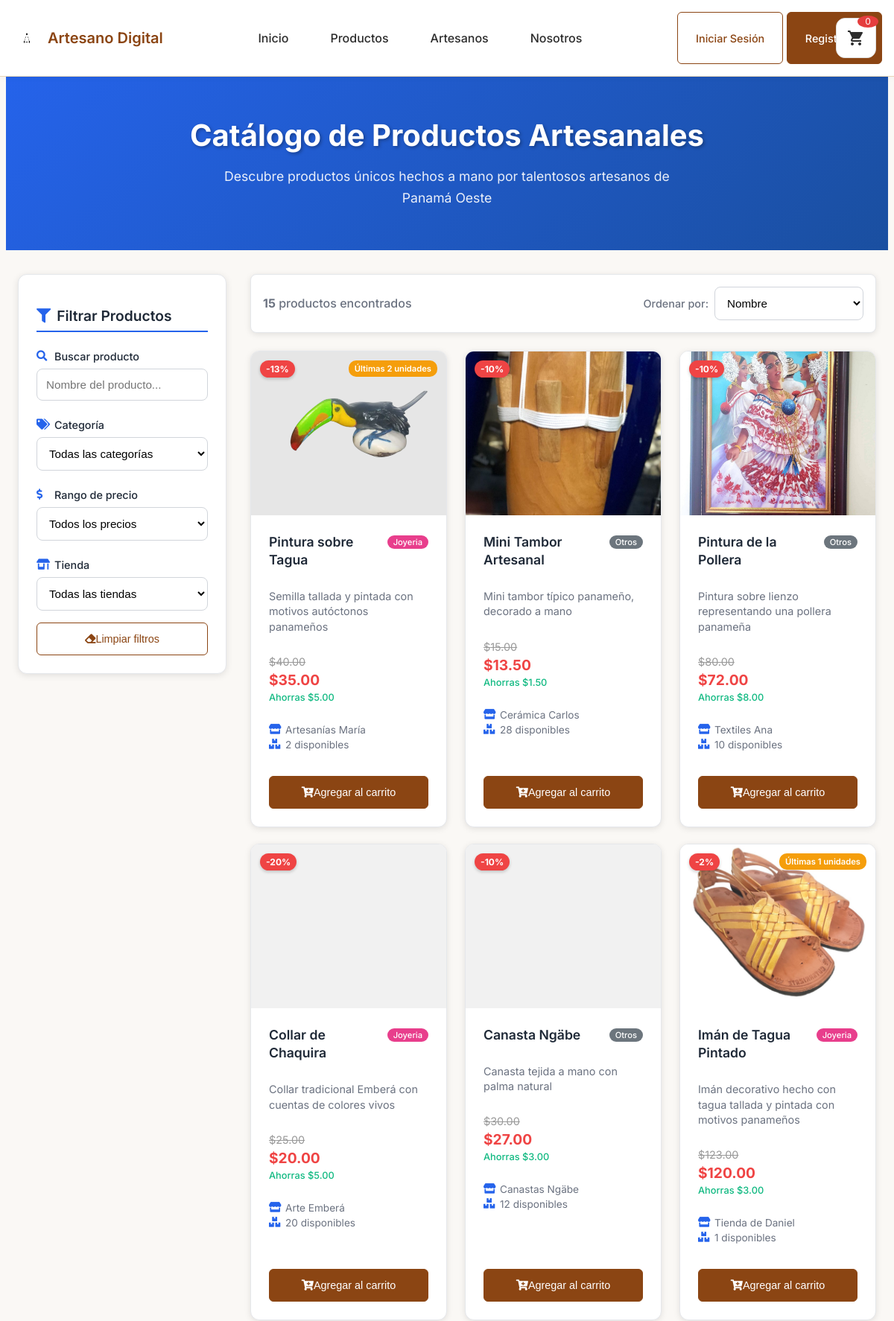
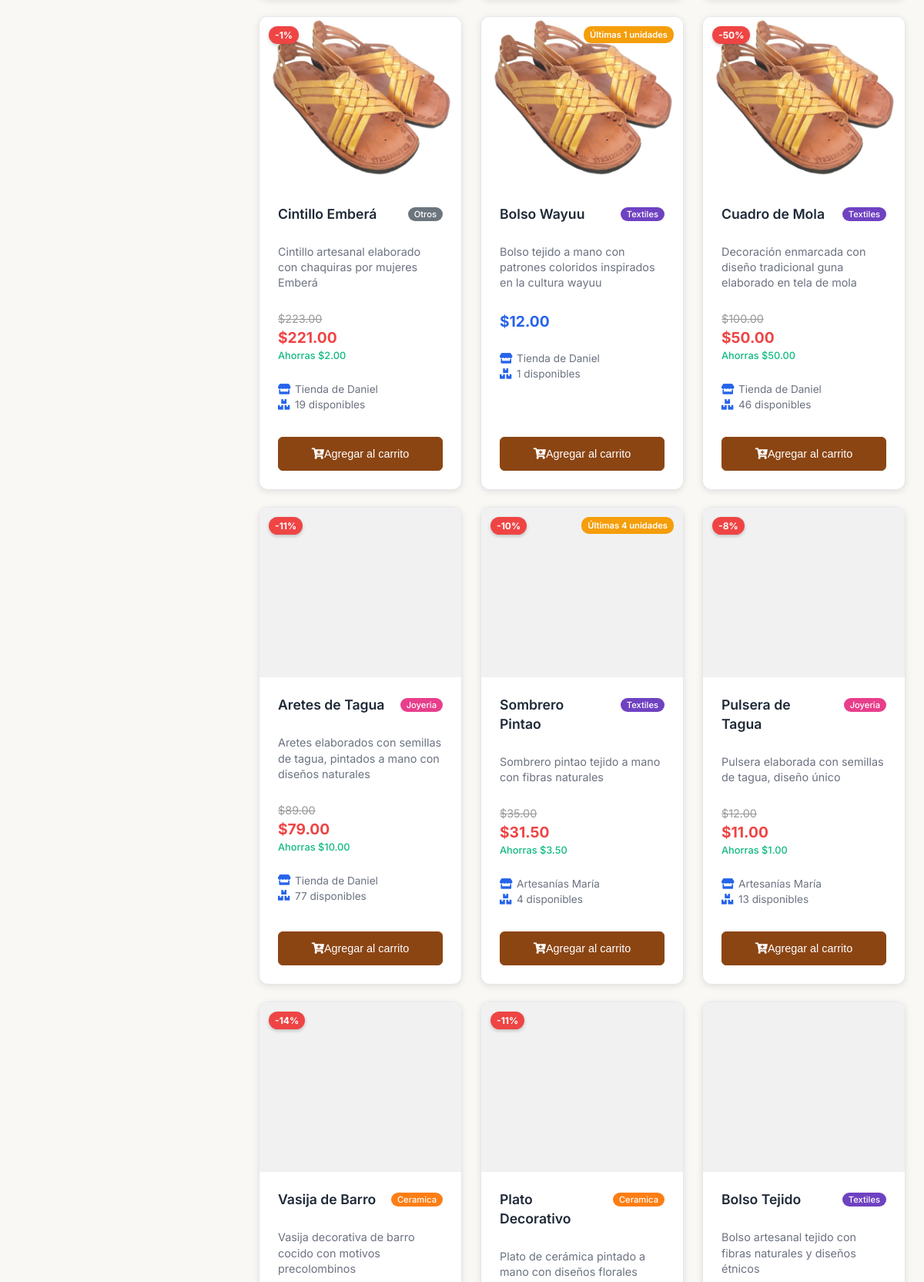
The page /productos (upper part) on the database its author committed (2 pictures, top to bottom).
### tables this page shows
CREATE TABLE `productos` (
  `id_producto` int(11) NOT NULL,
  `id_tienda` int(11) NOT NULL,
  `nombre` varchar(100) NOT NULL,
  `descripcion` text DEFAULT NULL,
  `precio` decimal(10,2) NOT NULL,
  `descuento` decimal(10,2) DEFAULT 0.00,
  `imagen` varchar(255) DEFAULT NULL,
  `stock` int(11) DEFAULT 0,
  `activo` tinyint(1) DEFAULT 1,
  `fecha_creacion` datetime DEFAULT current_timestamp()
);

CREATE TABLE `tiendas` (
  `id_tienda` int(11) NOT NULL,
  `id_usuario` int(11) NOT NULL,
  `nombre_tienda` varchar(100) NOT NULL,
  `descripcion` text DEFAULT NULL,
  `imagen_logo` varchar(255) DEFAULT NULL,
  `fecha_creacion` datetime DEFAULT current_timestamp()
);

### controllers/ControladorProductos.php (called while the page is built, shortened)
<?php
require_once dirname(__FILE__) . '/../models/Producto.php';
class ControladorProductos
{
    private $modeloProducto;
    public function __construct()
    {
        $this->modeloProducto = new Producto();
    }
    public function mostrarCatalogo()
    {
        $productos = $this->modeloProducto->obtenerTodos();
        include 'views/productos/catalogo.php';
    }
}

### config/Database.php (called while the page is built, shortened)
<?php
class Database
{
    private static ?Database $instancia = null;
    private ?PDO $conexion = null;
    private string $host;
    private string $baseDatos;
    private string $usuario;
    private string $contrasena;
    private string $charset;
    private function __construct()
    {
        $this->host = $_ENV['DB_HOST'] ?? 'localhost';
        $this->baseDatos = $_ENV['DB_DATABASE'] ?? 'artesano_digital';
        $this->usuario = $_ENV['DB_USERNAME'] ?? 'root';
        $this->contrasena = $_ENV['DB_PASSWORD'] ?? '';
        $this->charset = $_ENV['DB_CHARSET'] ?? 'utf8mb4';
    }
    public static function obtenerInstancia(): Database
    {
        if (self::$instancia === null) {
            self::$instancia = new self();
        }
        return self::$instancia;
    }
    private function conectar(): void
    {
        try {
            $dsn = "mysql:host={$this->host};dbname={$this->baseDatos};charset={$this->charset}";
            $opciones = [
                PDO::ATTR_ERRMODE => PDO::ERRMODE_EXCEPTION,
                PDO::ATTR_DEFAULT_FETCH_MODE => PDO::FETCH_ASSOC,
                PDO::ATTR_EMULATE_PREPARES => false,
                PDO::MYSQL_ATTR_INIT_COMMAND => "SET NAMES {$this->charset}"
            ];
            $this->conexion = new PDO($dsn, $this->usuario, $this->contrasena, $opciones);
        } catch (PDOException $e) {
            throw new Exception("Error de conexión a base de datos: " . $e->getMessage());
        }
    }
    public function obtenerConexion(): PDO
    {
        return $this->conexion;
    }
}

### models/Producto.php (called while the page is built, shortened)
<?php
require_once dirname(__FILE__) . '/../config/Database.php';
class Producto
{
    private $conexion;
    public function __construct()
    {
        try {
            $database = Config\Database::obtenerInstancia();
            $this->conexion = $database->obtenerConexion();
        } catch (Exception $e) {
            $this->conexion = null;
            error_log("Error conectando BD: " . $e->getMessage());
        }
    }
    public function obtenerTodos()
    {
        try {
            $stmt = $this->conexion->prepare("
                SELECT
                    p.id_producto,
                    p.id_tienda,
                    p.nombre,
                    p.descripcion,
                    p.precio,
                    p.descuento,
                    p.imagen,
                    p.stock,
                    p.activo,
                    p.fecha_creacion,
                    t.nombre_tienda,
                    t.descripcion as descripcion_tienda,
                    t.imagen_logo,
                    u.id_usuario,
                    u.nombre as nombre_artesano,
                    u.correo,
                    u.telefono,
                    u.tipo_usuario
                FROM productos p
                INNER JOIN tiendas t ON p.id_tienda = t.id_tienda
                INNER JOIN usuarios u ON t.id_usuario = u.id_usuario
                WHERE p.activo = 1 AND p.stock > 0
                ORDER BY p.fecha_creacion DESC
            ");
            $stmt->execute();
            return $stmt->fetchAll(PDO::FETCH_ASSOC);
        } catch (Exception $e) {
            error_log("Error al obtener productos: " . $e->getMessage());
            return $this->obtenerDatosPrueba();
        }
    }
}

### views/productos/catalogo.php (the view, shortened to what this page needs)
<?php
$productosDecorados = [];
if (!empty($productos)) {
    foreach ($productos as $producto) {
        $precioFinal = $producto['precio'];
        $tieneDescuento = false;
        $porcentajeDescuento = 0;
        if (isset($producto['descuento']) && $producto['descuento'] > 0) {
            $tieneDescuento = true;
            $porcentajeDescuento = round(($producto['descuento'] / $producto['precio']) * 100);
            $precioFinal = $producto['precio'] - $producto['descuento'];
        }
        $categoria = determinarCategoria($producto['nombre'], $producto['descripcion'] ?? '');
        $productoData = [
            'id_producto' => $producto['id_producto'],
            'nombre' => $producto['nombre'],
            'descripcion' => $producto['descripcion'] ?? '',
            'precio' => $producto['precio'],
            'precio_final' => $precioFinal,
            'descuento' => $producto['descuento'] ?? 0,
            'porcentaje_descuento' => $porcentajeDescuento,
            'tiene_descuento' => $tieneDescuento,
            'imagen' => $producto['imagen'] ?? null,
            'stock' => $producto['stock'] ?? 0,
            'categoria' => $categoria,
            'nombre_tienda' => $producto['nombre_tienda'] ?? 'Tienda Artesanal',
            'nombre_artesano' => $producto['nombre_artesano'] ?? 'Artesano',
            'activo' => $producto['activo'] ?? 1
        ];
        if ($productoData['activo'] && $productoData['stock'] > 0) {
            $productosDecorados[] = $productoData;
        }
    }
}
function determinarCategoria($nombre, $descripcion) {
    $nombre_lower = strtolower($nombre);
    $desc_lower = strtolower($descripcion);
    if (strpos($nombre_lower, 'mola') !== false ||
        strpos($nombre_lower, 'huipil') !== false ||
        strpos($desc_lower, 'tejido') !== false ||
        strpos($nombre_lower, 'textil') !== false ||
        strpos($nombre_lower, 'bolso') !== false) {
        return 'textiles';
    }
    elseif (strpos($nombre_lower, 'vasija') !== false ||
           strpos($nombre_lower, 'ceramica') !== false ||
           strpos($desc_lower, 'ceramica') !== false ||
           strpos($nombre_lower, 'barro') !== false ||
           strpos($nombre_lower, 'plato') !== false) {
        return 'ceramica';
    }
    elseif (strpos($nombre_lower, 'pulsera') !== false ||
           strpos($nombre_lower, 'collar') !== false ||
           strpos($nombre_lower, 'joyeria') !== false ||
           strpos($desc_lower, 'joyeria') !== false ||
           strpos($nombre_lower, 'tagua') !== false) {
        return 'joyeria';
    }
    elseif (strpos($nombre_lower, 'sombrero') !== false ||
           strpos($nombre_lower, 'madera') !== false ||
           strpos($desc_lower, 'madera') !== false) {
        return 'tradicional';
    }
    return 'otros';
}
?>
<link rel="stylesheet" href="/artesanoDigital/assets/css/catalogo-productos.css">
<header class="catalogo-header">
    <div class="container">
        <h1 class="catalogo-titulo">
            Catálogo de Productos Artesanales
        </h1>
        <p class="catalogo-descripcion">
            Descubre productos únicos hechos a mano por talentosos artesanos de Panamá Oeste
        </p>
    </div>
</header>
<div class="container">
    <div class="catalogo-layout">
        <aside class="filtros-contenedor">
            <h3 class="filtros-titulo">
                <i class="fas fa-filter"></i>
                Filtrar Productos
            </h3>
            <div class="filtros-grid">
                <div class="filtro-grupo">
                    <label for="busqueda">
                        <i class="fas fa-search"></i>
                        Buscar producto
                    </label>
                    <input type="text" id="busqueda" class="input-busqueda" placeholder="Nombre del producto...">
                </div>
                <div class="filtro-grupo">
                    <label for="categoria">
                        <i class="fas fa-tags"></i>
                        Categoría
                    </label>
                    <select id="categoria" class="select-filtro">
                        <option value="">Todas las categorías</option>
                    </select>
                </div>
                <div class="filtro-grupo">
                    <label for="precio">
                        <i class="fas fa-dollar-sign"></i>
                        Rango de precio
                    </label>
                    <select id="precio" class="select-filtro">
                        <option value="">Todos los precios</option>
                    </select>
                </div>
                <div class="filtro-grupo">
                    <label for="tienda">
                        <i class="fas fa-store-alt"></i>
                        Tienda
                    </label>
                    <select id="tienda" class="select-filtro">
                        <option value="">Todas las tiendas</option>
                    </select>
                </div>
            </div>
            <div class="filtros-acciones">
                <button type="button" class="btn btn-outline" onclick="limpiarFiltros()">
                    <i class="fas fa-eraser"></i>
                    Limpiar filtros
                </button>
            </div>
        </aside>
        <main class="productos-contenido">
            <div class="productos-controles">
                <div class="productos-info">
                    <span class="productos-contador">
                        <strong id="contador-productos"><?= count($productosDecorados) ?></strong> productos encontrados
                    </span>
                </div>
                <div class="productos-ordenar">
                    <label for="ordenar">Ordenar por:</label>
                    <select id="ordenar" class="select-filtro" onchange="ordenarProductos()">
                        <option value="nombre">Nombre</option>
                    </select>
                </div>
            </div>
            <?php if (!empty($productosDecorados)): ?>
                <div class="productos-grid" id="productosGrid">
                    <?php foreach ($productosDecorados as $producto): ?>
                        <article class="producto-tarjeta"
                                data-nombre="<?= strtolower(htmlspecialchars($producto['nombre'])) ?>"
                                data-categoria="<?= htmlspecialchars($producto['categoria']) ?>"
                                data-precio="<?= htmlspecialchars($producto['precio_final']) ?>"
                                data-tienda="<?= htmlspecialchars($producto['nombre_tienda']) ?>">
                            <?php if ($producto['tiene_descuento']): ?>
                                <div class="badge-descuento">
                                    -<?= $producto['porcentaje_descuento'] ?>%
                                </div>
                            <?php endif; ?>
                            <?php if ($producto['stock'] <= 5): ?>
                                <div class="badge-stock">
                                    Últimas <?= $producto['stock'] ?> unidades
                                </div>
                            <?php endif; ?>
                            <div class="producto-imagen-contenedor">
                                <?php
                                $rutaImagen = '/artesanoDigital/public/placeholder.jpg';
                                if (!empty($producto['imagen'])) {
                                    if (strpos($producto['imagen'], 'public/') === 0 || strpos($producto['imagen'], 'uploads/') === 0) {
                                        $rutaImagen = '/artesanoDigital/' . $producto['imagen'];
                                    } else {
                                        $rutaImagen = '/artesanoDigital/uploads/productos/' . $producto['imagen'];
                                    }
                                }
                                ?>
                                <img src="<?= htmlspecialchars($rutaImagen) ?>"
                                     alt="<?= htmlspecialchars($producto['nombre']) ?>"
                                     class="producto-imagen"
                                     onerror="this.src='/artesanoDigital/public/placeholder.jpg'"
                                    <?php
                                    $imagenParaJS = '';
                                    if (!empty($producto['imagen'])) {
                                        if (strpos($producto['imagen'], 'public/') === 0 || strpos($producto['imagen'], 'uploads/') === 0) {
                                            $imagenParaJS = '/artesanoDigital/' . $producto['imagen'];
                                        } else {
                                            $imagenParaJS = '/artesanoDigital/uploads/productos/' . $producto['imagen'];
                                        }
                                    } else {
                                        $imagenParaJS = '/artesanoDigital/public/placeholder.jpg';
                                    }
                                    ?>
                            </div>
                            <div class="producto-info">
                                <div class="producto-header">
                                    <h3 class="producto-nombre"><?= htmlspecialchars($producto['nombre']) ?></h3>
                                    <div class="producto-categoria">
                                        <span class="categoria-tag categoria-<?= $producto['categoria'] ?>">
                                            <?= ucfirst($producto['categoria']) ?>
                                        </span>
                                    </div>
                                </div>
                                <p class="producto-descripcion">
                                    <?= htmlspecialchars(substr($producto['descripcion'], 0, 100)) ?><?= strlen($producto['descripcion']) > 100 ? '...' : '' ?>
                                </p>
                                <div class="producto-precios">
                                    <?php if ($producto['tiene_descuento']): ?>
                                        <span class="precio-original">$<?= number_format($producto['precio'], 2) ?></span>
                                        <span class="precio-descuento">$<?= number_format($producto['precio_final'], 2) ?></span>
                                        <small class="ahorro">Ahorras $<?= number_format($producto['descuento'], 2) ?></small>
                                    <?php else: ?>
                                        <span class="producto-precio">$<?= number_format($producto['precio'], 2) ?></span>
                                    <?php endif; ?>
                                </div>
                                <div class="producto-metadatos">
                                    <div class="tienda-info">
                                        <i class="fas fa-store"></i>
                                        <span><?= htmlspecialchars($producto['nombre_tienda']) ?></span>
                                    </div>
                                    <div class="stock-info">
                                        <i class="fas fa-boxes"></i>
                                        <span><?= $producto['stock'] ?> disponibles</span>
                                    </div>
                                </div>
                                <button type="button" class="btn btn-primary btn-agregar" onclick="agregarAlCarritoCompleto(<?= $producto['id_producto'] ?>, '<?= htmlspecialchars($producto['nombre']) ?>', <?= $producto['precio_final'] ?>, '<?= htmlspecialchars($imagenParaJS) ?>', 1, <?= $producto['stock'] ?>)">
                                    <i class="fas fa-cart-plus"></i>
                                    Agregar al carrito
                                </button>
                            </div>
                        </article>
                    <?php endforeach; ?>
                </div>
            <?php endif; ?>
        </main>
    </div>
</div>
<?php
include __DIR__ . '/../layouts/base.php';
?>

### rows shown on the page
productos: porcentaje_descuento "13", stock "2", imagen (picture), nombre "Pintura sobre Tagua", categoria "Joyeria", descripcion "Semilla tallada y pintada con motivos autóctonos panameños", precio "40.00", precio_final "35.00", descuento "5.00", id_tienda.nombre_tienda "Artesanías María"
productos: porcentaje_descuento "10", imagen (picture), nombre "Mini Tambor Artesanal", categoria "Otros", descripcion "Mini tambor típico panameño, decorado a mano", precio "15.00", precio_final "13.50", descuento "1.50", id_tienda.nombre_tienda "Cerámica Carlos", stock "28"
productos: stock "10", imagen (picture), nombre "Pintura de la Pollera", categoria "Otros", descripcion "Pintura sobre lienzo representando una pollera panameña", precio "80.00", precio_final "72.00", descuento "8.00", id_tienda.nombre_tienda "Textiles Ana"
productos: stock "20", nombre "Collar de Chaquira", categoria "Joyeria", descripcion "Collar tradicional Emberá con cuentas de colores vivos", precio "25.00", stock "20.00", descuento "5.00", id_tienda.nombre_tienda "Arte Emberá"
productos: porcentaje_descuento "10", nombre "Canasta Ngäbe", categoria "Otros", descripcion "Canasta tejida a mano con palma natural", precio "30.00", precio_final "27.00", descuento "3.00", id_tienda.nombre_tienda "Canastas Ngäbe", stock "12"
productos: porcentaje_descuento "2", stock "1", imagen (picture), nombre "Imán de Tagua Pintado", categoria "Joyeria", descripcion "Imán decorativo hecho con tagua tallada y pintada con motivos panameños", precio "123.00", precio_final "120.00", descuento "3.00", id_tienda.nombre_tienda "Tienda de Daniel"
productos: activo "1", imagen (picture), nombre "Cintillo Emberá", categoria "Otros", descripcion "Cintillo artesanal elaborado con chaquiras por mujeres Emberá", precio "223.00", precio_final "221.00", descuento "2.00", id_tienda.nombre_tienda "Tienda de Daniel", stock "19"
productos: stock "1", imagen (picture), nombre "Bolso Wayuu", categoria "Textiles", descripcion "Bolso tejido a mano con patrones coloridos inspirados en la cultura wayuu", precio "12.00", id_tienda.nombre_tienda "Tienda de Daniel"
productos: porcentaje_descuento "50", imagen (picture), nombre "Cuadro de Mola", categoria "Textiles", descripcion "Decoración enmarcada con diseño tradicional guna elaborado en tela de mola", precio "100.00", precio_final "50.00", descuento "50.00", id_tienda.nombre_tienda "Tienda de Daniel", stock "46"
productos: porcentaje_descuento "11", nombre "Aretes de Tagua", categoria "Joyeria", descripcion "Aretes elaborados con semillas de tagua, pintados a mano con diseños naturales", precio "89.00", precio_final "79.00", descuento "10.00", id_tienda.nombre_tienda "Tienda de Daniel", stock "77"
productos: porcentaje_descuento "10", stock "4", nombre "Sombrero Pintao", categoria "Textiles", descripcion "Sombrero pintao tejido a mano con fibras naturales", precio "35.00", precio_final "31.50", descuento "3.50", id_tienda.nombre_tienda "Artesanías María"
productos: porcentaje_descuento "8", nombre "Pulsera de Tagua", categoria "Joyeria", descripcion "Pulsera elaborada con semillas de tagua, diseño único", precio "12.00", precio_final "11.00", descuento "1.00", id_tienda.nombre_tienda "Artesanías María", stock "13"
productos: porcentaje_descuento "14", nombre "Vasija de Barro", categoria "Ceramica", descripcion "Vasija decorativa de barro cocido con motivos precolombinos"
productos: porcentaje_descuento "11", nombre "Plato Decorativo", categoria "Ceramica", descripcion "Plato de cerámica pintado a mano con diseños florales"
productos: nombre "Bolso Tejido", categoria "Textiles", descripcion "Bolso artesanal tejido con fibras naturales y diseños étnicos"

### other values the page prints
$carrito_count "0"
count($productosDecorados) "15"
